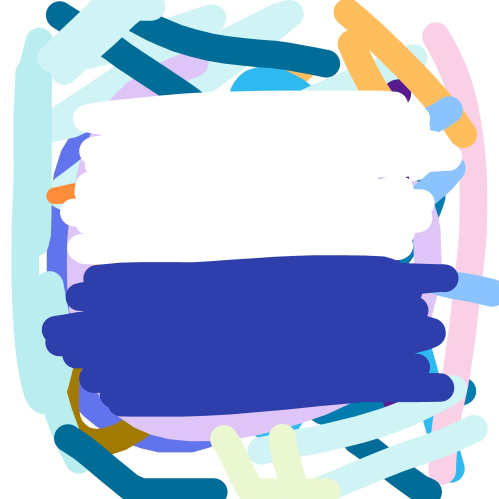
#> input picture 3.2.2逻辑操作NOT/Img/img.png, 998 x 998 px, found by its file name (shown at 1/2 size)
$ python read_color_HSV.py
#> lines starting #> are read from the running program, lines starting #| are printed output that depends on the picture; after the words box and inside, x2 and y2 are one past the last pixel; in counts of white or black regions, pixels touching at a corner belong together
import cv2
import numpy as np

# 读取图像
img = cv2.imread("../source/img.png")
#> img is the input picture: shape (998, 998, 3); mean B, G, R 219.1, 190.9, 176
# y1, y2, x1, x2
# img = img[0:579, 315:704]

# 转HSV
imgHSV = cv2.cvtColor(img, cv2.COLOR_BGR2HSV)
#> imgHSV: shape (998, 998, 3); mean H, S, V 65.5, 79.8, 226.1


# 回调函数必须要写
def empty(i):
    # 提取滑动条的数值 共6个
    hue_min = cv2.getTrackbarPos("Hue Min", "sb")
    hue_max = cv2.getTrackbarPos("Hue Max", "sb")
    sat_min = cv2.getTrackbarPos("Sat Min", "sb")
    sat_max = cv2.getTrackbarPos("Sat Max", "sb")
    val_min = cv2.getTrackbarPos("Val Min", "sb")
    val_max = cv2.getTrackbarPos("Val Max", "sb")

    # 颜色空间阈值
    lower = np.array([hue_min, sat_min, val_min])
    upper = np.array([hue_max, sat_max, val_max])
    # 根据颜色空间阈值生成掩膜
    imgMASK = cv2.inRange(imgHSV, lower, upper)

    cv2.imshow("img", img)
    cv2.imshow("HSV", imgHSV)
    cv2.imshow("Mask", imgMASK)


# 参数(‘窗口标题’,默认参数)
cv2.namedWindow("sb")
# 设置窗口大小
cv2.resizeWindow("sb", 640, 240)

# 第一个参数时滑动条的名字，
# 第二个参数是滑动条被放置的窗口的名字，
# 第三个参数是滑动条默认值，
# 第四个参数时滑动条的最大值，
# 第五个参数时回调函数，每次滑动都会调用回调函数。
cv2.createTrackbar("Hue Min", "sb", 0, 179, empty)
#> slider 'Hue Min' is set to 35
cv2.createTrackbar("Hue Max", "sb", 179, 179, empty)
cv2.createTrackbar("Sat Min", "sb", 0, 255, empty)
#> slider 'Sat Min' is set to 51
cv2.createTrackbar("Sat Max", "sb", 255, 255, empty)
cv2.createTrackbar("Val Min", "sb", 0, 255, empty)
#> slider 'Val Min' is set to 51
cv2.createTrackbar("Val Max", "sb", 255, 255, empty)

# 调用函数
empty(0)
#> in empty, `imgMASK = cv2.inRange(imgHSV, lower, upper)`:
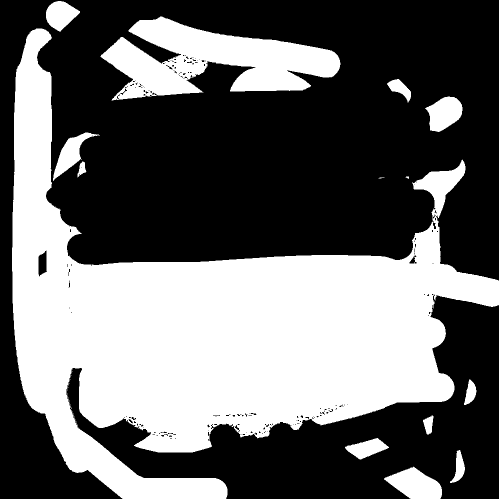
#> imgMASK: shape (998, 998) (shown at 1/2 size); 40.9% white; 43 white regions (30 under 20 px), largest, box (x1, y1, x2, y2) and area: (24, 57, 998, 998) 346072, (201, 33, 681, 201) 42446, (768, 933, 884, 998) 4678

# 按任意键关闭
cv2.waitKey()
